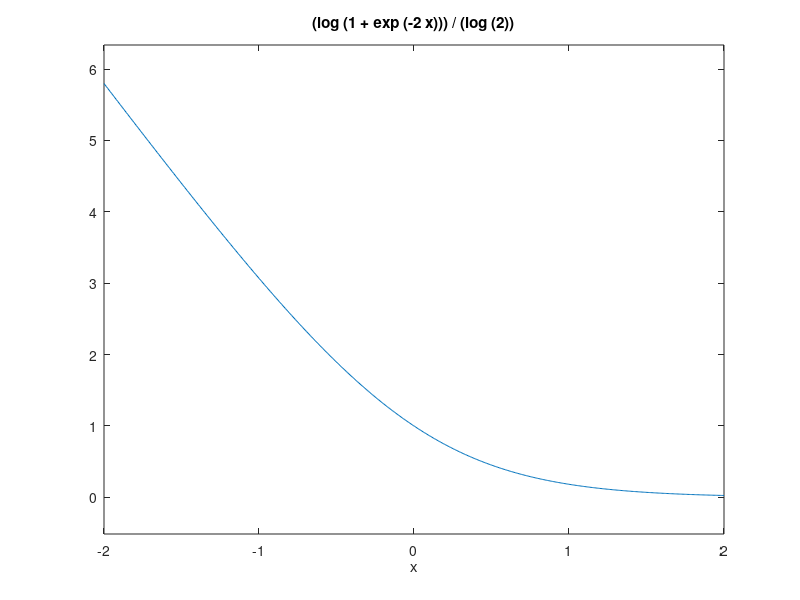

MATLAB code for this plot: (Note: this script raises an error after producing the figure.)
%% This example generates the plot in Classification Loss definition.
%% The plot is now inserted as a graphic (matlab/doc/src/toolbox/stats/ug/graphics/comparison_of_losses.png)
%% in definition_classsificationknn.lossfunction.xml

%% Plot Classification Loss Functions
%% Create handles and plot
bd = @(x)(log(1+exp(-2*x)))/(log(2));
%bd2 = @(x)(log(1+exp(-2*x)));
ce = @(x)-x > 0;
e = @(x)exp(-x);
h = @(x)max(0,1-x);
lt = @(x)(log(1+exp(-x)))/log(2);
q = @(x)(1-x).^2;

figure;
ezplot(bd,[-2,2]);
hold on
%ezplot(bd2,[-2,2]);
ezplot(ce,[-2,2]);
ezplot(e,[-2,2]);
ezplot(h,[-2,2]);
ezplot(lt,[-2,2]);
ezplot(q,[-2,2]);
legend({'Binomial Deviance','Classification Error','Exponential','Hinge','Logit','Quadratic'})
title('Comparison of Losses')
xlabel('\it{m}')
ylabel('\it{L}')
hold off

%% 
% Copyright 2012 The MathWorks, Inc.
